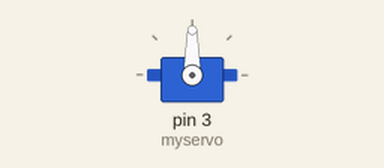
Simulated run of this sketch. Board: Arduino Uno, built with avr-gcc and run on an emulated ATmega328P. On the bench: servo.

Above: at 0.05 s.
At 5.05 s:
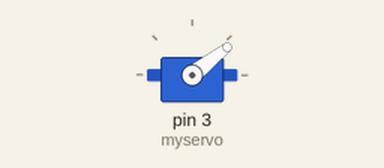
At 5.45 s:
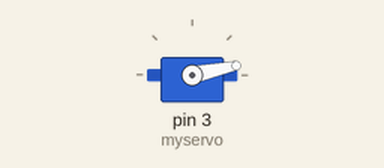
At 6.6 s:
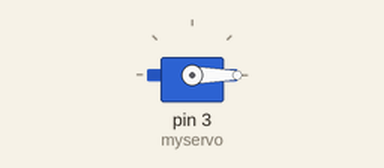
Timing chart, 0 to 8.6 s (numbered marks = the images above):
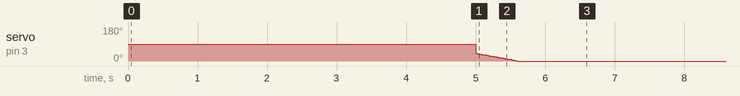

Measured:
- by itself, servo on pin 3 (myservo): ramps from 40° to 0° and jumps back, once every 6.6 s

The sketch:

servo.ino
```cpp
#include <Servo.h>
Servo myservo;  // Membuat objek servo untuk mengendalikan motor servo
void setup() {
  myservo.attach(3);  // Menghubungkan objek servo dengan pin 3
}
void loop() {
  for (int pos = 40; pos <= 0; pos += 1) {  // Bergerak dari 0 derajat ke 180 derajat
    myservo.write(pos);  // Mengirim posisi ke motor servo
    delay(15);  // Memberikan waktu untuk motor servo mencapai posisi
   }
    delay(5000);  // Memberikan jeda selama 1 detik
  for (int pos = 40; pos >= 0; pos -= 1) {  // Bergerak dari 180 derajat ke 0 derajat
    myservo.write(pos);  // Mengirim posisi ke motor servo
    delay(15);  // Memberikan waktu untuk motor servo mencapai posisi
   }
    delay(1000);  // Memberikan jeda selama 1 detik
}
```
